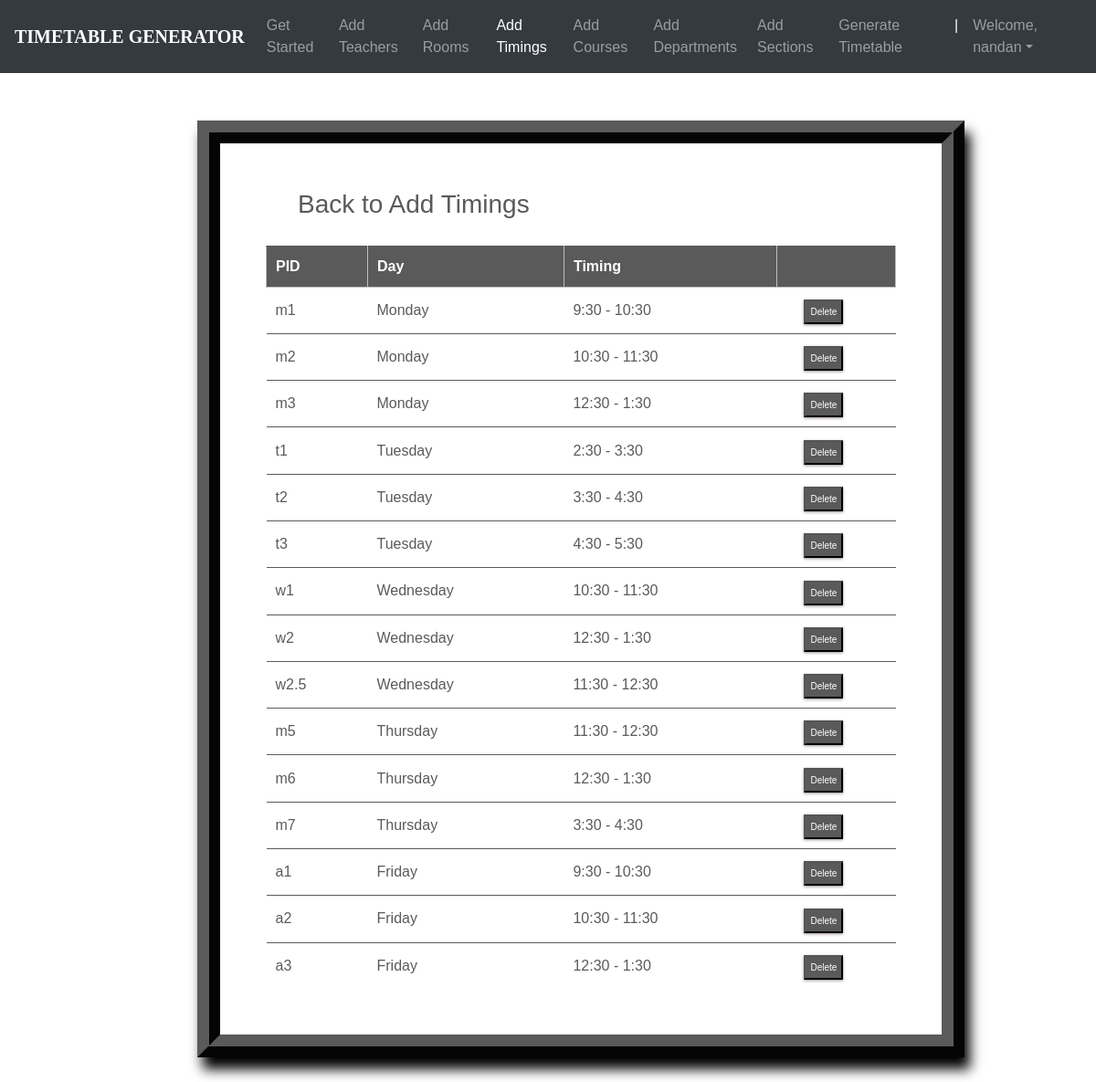
Page /timings_list/ (signed in) on the committed database.
### ttgen/models.py (models this page shows, shortened)
class MeetingTime(models.Model):
    pid = models.CharField(max_length=4, primary_key=True)
    time = models.CharField(max_length=50, choices=time_slots, default='11:30 - 12:30')
    day = models.CharField(max_length=15, choices=DAYS_OF_WEEK)

### ttgen/views.py (the view)
# urls.py: path('timings_list/', views.meeting_list_view, name='editmeetingtime'),
@login_required
def meeting_list_view(request):
    context = {
        'meeting_times': MeetingTime.objects.all()
    }
    return render(request, 'mtlist.html', context)

### templates/mtlist.html (shortened to what this page needs)
<!DOCTYPE html>
<html lang="en">
<head>
	<link rel="stylesheet" href="https://maxcdn.bootstrapcdn.com/bootstrap/4.0.0/css/bootstrap.min.css">
    <link rel="stylesheet" type="text/css" href="static/css/index.css">
</head>
<body>
        <header>
			<nav class="navbar navbar-expand-md navbar-dark fixed-top bg-dark">
                <a class="navbar-brand" href="#"><b>TIMETABLE GENERATOR</b></a>
                <div class="collapse navbar-collapse" id="navbarCollapse">
                    <ul class="navbar-nav ml-auto">
                    <li class="nav-item">
                        <a class="nav-link" href="{% url 'admindash' %}">Get Started</a>
                    </li>
                    <li class="nav-item">
                        <a class="nav-link" href="{% url 'addInstructors' %}">Add Teachers</a>
                    </li>
                    <li class="nav-item">
                        <a class="nav-link" href="{% url 'addRooms' %}">Add Rooms</a>
                    </li>
                    <li class="nav-item active">
		                <a class="nav-link" href="{% url 'addTimings' %}">Add Timings</a>
		            </li>
                    <li class="nav-item">
                        <a class="nav-link" href="{% url 'addCourses' %}">Add Courses</a>
                    </li>
                    <li class="nav-item">
			            <a class="nav-link" href="{% url 'addDepts' %}">Add Departments</a>
		            </li>
					<li class="nav-item">
			            <a class="nav-link" href="{% url 'addSections' %}">Add Sections</a>
		            </li>
					<li class="nav-item">
			            <a class="nav-link" href="{% url 'generate' %}">Generate Timetable</a>
		            </li>
					<li class="nav-item active">
			            <a class="nav-link">|</a>
		            </li>
                    <li class="nav-item dropdown">
		                <a class="nav-link dropdown-toggle" href="#" id="dropdown03" data-toggle="dropdown" aria-haspopup="true" aria-expanded="false">Welcome, {{ user.first_name }}</a>
		            </li>
                    </ul>
                </div>
            </nav>
        </header>
		<br><br>
        {%block content%}
        {% load static %}
        <fieldset class="fieldset">
    <a href="{% url 'addTimings'%}"><h1 class="tablink" onclick="openPage('new')" id="defaultOpen">Back to Add Timings</h1></a>
    <div class="tabcontent" id="edit">
			<table class="table1">
				<thead>
				<tr class="table-headers">
				<th>PID</th>
				<th>Day</th>
				<th>Timing</th>
				<th  class="empty"></th>
				</tr>
				</thead>
				<tbody>
				{% for mt in meeting_times %}
				<tr>
				 <td>{{mt.pid}}</td>
				 <td>{{mt.day}}</td>
				 <td>{{mt.time}}</td>
				 <td class="empty">
					<form action="{% url 'deletemeetingtime' mt.pid %}" method="post">
						<input type="submit" value="Delete" class="cross">
					</form>
				 </td>
				 </tr>
				{% endfor %}
				</tbody>
			</table>
		</div>
</fieldset>
{% endblock %}

### static/css/index.css (style rules this page uses)
body { padding-top: 3rem; padding-bottom: 3rem; color: #5a5a5a; font-family: 'Poppins', sans-serif; overflow-x: hidden; }
nav { font-family: sans-serif; }
.navbar-brand { font-size: 20px; font-family: Georgia, 'Times New Roman', Times, serif; }

### templates/mtlist.html (style rules this page uses)
nav { font-family: sans-serif; }
.navbar-brand { font-size: 20px; font-family: Georgia, 'Times New Roman', Times, serif; }
* { margin: 0; padding: 0; box-sizing: border-box; }
html { scroll-behavior: smooth; }
a { text-decoration:none; }
form { margin-top: 3%; margin-left: 18%; margin-right: 12%; }
fieldset h1 { color: #5a5a5a; padding-bottom: 20px; margin-left: 35px; display: inline-block; cursor: pointer; font-size: 28px; }
fieldset input { padding:8px; color: #938c8c }
.table2 td, th { border: 1px solid rgb(190,190,190); padding: 10px 20px; }
.table1 { width: 100%; border-collapse: collapse; text-align: left; overflow: hidden; }
.table1 td, th { border-top: 1px solid #5a5a5a; padding: 10px; }
.table1 th { background-color: #5a5a5a; color: #fff; }
.cross { font-size:10px; box-shadow: 0px 1px 3px 0px #9e9292; padding: 4px 5px; color: #fff; background-color: #5a5a5a; cursor: pointer; }
.fieldset { margin-top: 3%; margin-left: 18%; margin-right: 12%; padding: 50px; border-width: 25px; border-style: ridge; border-color: #5a5a5a; box-shadow: 6px 13px 13px 0px black; background-color: #fff; }

### rows in the picture
MeetingTime: pid "m1", day "Monday", time "9:30 - 10:30"
MeetingTime: pid "m2", day "Monday", time "10:30 - 11:30"
MeetingTime: pid "m3", day "Monday", time "12:30 - 1:30"
MeetingTime: pid "t1", day "Tuesday", time "2:30 - 3:30"
MeetingTime: pid "t2", day "Tuesday", time "3:30 - 4:30"
MeetingTime: pid "t3", day "Tuesday", time "4:30 - 5:30"
MeetingTime: pid "w1", day "Wednesday", time "10:30 - 11:30"
MeetingTime: pid "w2", day "Wednesday", time "12:30 - 1:30"
MeetingTime: pid "w2.5", day "Wednesday", time "11:30 - 12:30"
MeetingTime: pid "m5", day "Thursday", time "11:30 - 12:30"
MeetingTime: pid "m6", day "Thursday", time "12:30 - 1:30"
MeetingTime: pid "m7", day "Thursday", time "3:30 - 4:30"
MeetingTime: pid "a1", day "Friday", time "9:30 - 10:30"
MeetingTime: pid "a2", day "Friday", time "10:30 - 11:30"
MeetingTime: pid "a3", day "Friday", time "12:30 - 1:30"

### other values in the picture
{{ user.first_name }} "nandan"
